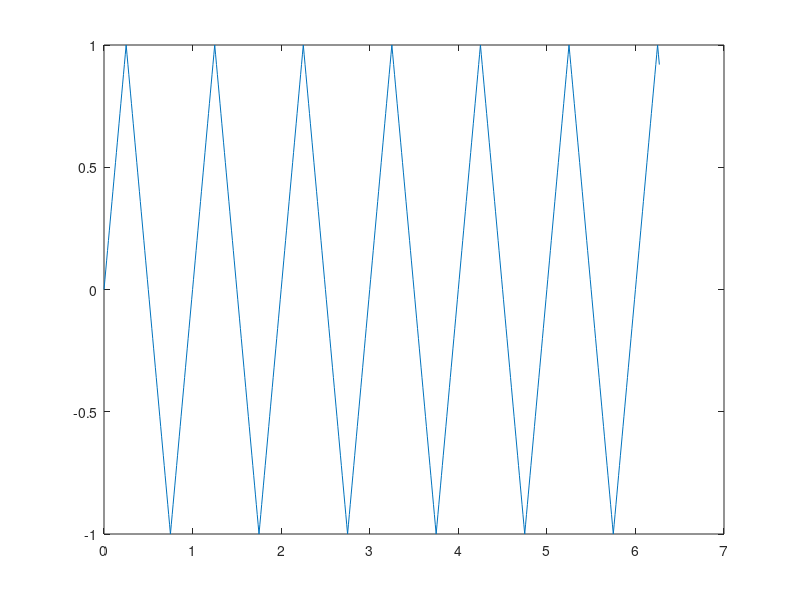

MATLAB code for this plot:
# Evitar que se tome como archivo de funciones
1;
# Para correr algunas funciones es necesario el paquete specfun
# sudo apt-get install octave-specfun

EPS = 0.000001;

#Ejercicio 1.1) Grafica la señal Seno
function graficaSeno(x0,dx,xf)
  x = x0:dx:xf-dx;
  y = sin(x);
  plot(x,y)
  pause
endfunction

#Ejercicio 1.2) Grafica la señal Sinc = sin(x)/x
function graficaSinc(x0,dx,xf)
  if (x0 == 0) #pequeño arreglo para el caso en que x0 = 0. 
    disp "Division por cero, arreglando"
    x0 = x0 + dx;
  end
  x = x0:dx:xf-x0;
  y = sin(x)./x; #Division miembro a miembro
  plot(x,y)
  pause
endfunction

#Ejercicio 1.3) Grafica la señal Onda Cuadrada
function graficaOndaCuadrada(x0,dx,xf)
  x = x0:dx:xf-x0;
  y = sign( sin(x) );
  plot(x,y)
  pause
endfunction


#Ejercicio 1.4) Grafica la señal Onda Triangular
function graficaOndaTriangular(x0,dx,xf)
  x = x0:dx:xf-dx;
#  y = 2/pi*asin(sin(2*pi*x));
  y = 2*abs(2*((x-0.25) - floor(x-0.25))-1)-1;
  clf;
  plot(x,y);
  hold on;
 endfunction

#Ejercicio 1.5) Grafica la señal Delta de Dirac
function graficaDeltaDirac(x0,dx,xf)
  x = x0:dx:xf-dx;
  for i=1:length(x)
    if abs(x(i)) < EPS
      y(i) = 9999;
      break;
    endif
  end
  plot(x,y)
  pause
endfunction

#Ejercicio 1.6) Grafica Ruido Aleatorio
#Distribución normal: u=0 ; s=1;
function graficaRuido(x0,dx,xf)
  x = x0:dx:xf-dx;
  y = randn(length(x),1);
  plot(x,y)
  pause
endfunction

#inicializaciones
X0 = 0;
Xf = 2*pi;
DX = 0.01;


clear plot;

#llamado a funciones
#graficaSeno(X0,DX,Xf)
#graficaSinc(X0,DX,Xf)
#graficaOndaCuadrada(X0,DX,Xf)
graficaOndaTriangular(X0,DX,Xf)
#graficaDeltaDirac(X0,DX,Xf)
#graficaRuido(X0,DX,Xf)
